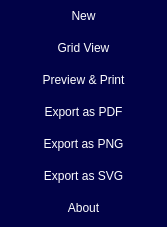
<?xml version="1.0" encoding="UTF-8"?>
<ui version="4.0">
 <class>MainMenu</class>
 <widget class="QWidget" name="MainMenu">
  <property name="geometry">
   <rect>
    <x>0</x>
    <y>0</y>
    <width>167</width>
    <height>227</height>
   </rect>
  </property>
  <property name="windowTitle">
   <string>Form</string>
  </property>
  <property name="styleSheet">
   <string notr="true">background-color: rgb(1, 2, 71);
border-style:none;
</string>
  </property>
  <layout class="QGridLayout" name="gridLayout">
   <property name="leftMargin">
    <number>0</number>
   </property>
   <property name="topMargin">
    <number>0</number>
   </property>
   <property name="rightMargin">
    <number>0</number>
   </property>
   <property name="bottomMargin">
    <number>0</number>
   </property>
   <property name="spacing">
    <number>0</number>
   </property>
   <item row="0" column="0">
    <widget class="QWidget" name="widget" native="true">
     <property name="styleSheet">
      <string notr="true">QPushButton
{
        color: rgb(255, 255, 255);
}

QPushButton::hover
{
border:2px solid;
border-color: rgb(234, 19, 19);
}
QPushButton::checked
{
background-color: rgb(252, 233, 79);
color:rgb(0,0,0);
}</string>
     </property>
     <layout class="QGridLayout" name="gridLayout_2">
      <property name="leftMargin">
       <number>0</number>
      </property>
      <property name="topMargin">
       <number>0</number>
      </property>
      <property name="rightMargin">
       <number>0</number>
      </property>
      <property name="bottomMargin">
       <number>0</number>
      </property>
      <property name="spacing">
       <number>0</number>
      </property>
      <item row="3" column="0">
       <widget class="QPushButton" name="pb_ExportPDF">
        <property name="sizePolicy">
         <sizepolicy hsizetype="Minimum" vsizetype="Fixed">
          <horstretch>0</horstretch>
          <verstretch>32</verstretch>
         </sizepolicy>
        </property>
        <property name="minimumSize">
         <size>
          <width>0</width>
          <height>32</height>
         </size>
        </property>
        <property name="maximumSize">
         <size>
          <width>16777215</width>
          <height>32</height>
         </size>
        </property>
        <property name="text">
         <string>Export as PDF</string>
        </property>
        <property name="shortcut">
         <string>Ctrl+E</string>
        </property>
       </widget>
      </item>
      <item row="5" column="0">
       <widget class="QPushButton" name="pb_ExportSvg">
        <property name="minimumSize">
         <size>
          <width>0</width>
          <height>32</height>
         </size>
        </property>
        <property name="maximumSize">
         <size>
          <width>16777215</width>
          <height>32</height>
         </size>
        </property>
        <property name="text">
         <string>Export as SVG</string>
        </property>
       </widget>
      </item>
      <item row="2" column="0">
       <widget class="QPushButton" name="pb_print">
        <property name="minimumSize">
         <size>
          <width>0</width>
          <height>32</height>
         </size>
        </property>
        <property name="maximumSize">
         <size>
          <width>16777215</width>
          <height>32</height>
         </size>
        </property>
        <property name="text">
         <string>Preview &amp;&amp; Print</string>
        </property>
        <property name="shortcut">
         <string>Ctrl+P</string>
        </property>
       </widget>
      </item>
      <item row="7" column="0">
       <spacer name="verticalSpacer">
        <property name="orientation">
         <enum>Qt::Vertical</enum>
        </property>
        <property name="sizeHint" stdset="0">
         <size>
          <width>20</width>
          <height>40</height>
         </size>
        </property>
       </spacer>
      </item>
      <item row="4" column="0">
       <widget class="QPushButton" name="pb_ExportPng">
        <property name="minimumSize">
         <size>
          <width>0</width>
          <height>32</height>
         </size>
        </property>
        <property name="maximumSize">
         <size>
          <width>16777215</width>
          <height>32</height>
         </size>
        </property>
        <property name="text">
         <string>Export as PNG</string>
        </property>
       </widget>
      </item>
      <item row="0" column="0">
       <widget class="QPushButton" name="pb_New">
        <property name="sizePolicy">
         <sizepolicy hsizetype="Preferred" vsizetype="Maximum">
          <horstretch>0</horstretch>
          <verstretch>32</verstretch>
         </sizepolicy>
        </property>
        <property name="minimumSize">
         <size>
          <width>0</width>
          <height>32</height>
         </size>
        </property>
        <property name="maximumSize">
         <size>
          <width>16777215</width>
          <height>32</height>
         </size>
        </property>
        <property name="text">
         <string>New</string>
        </property>
        <property name="iconSize">
         <size>
          <width>16</width>
          <height>16</height>
         </size>
        </property>
        <property name="shortcut">
         <string extracomment="Ctrl+N">Ctrl+N</string>
        </property>
       </widget>
      </item>
      <item row="1" column="0">
       <widget class="QPushButton" name="pb_GridView">
        <property name="sizePolicy">
         <sizepolicy hsizetype="Minimum" vsizetype="Fixed">
          <horstretch>0</horstretch>
          <verstretch>32</verstretch>
         </sizepolicy>
        </property>
        <property name="minimumSize">
         <size>
          <width>0</width>
          <height>32</height>
         </size>
        </property>
        <property name="maximumSize">
         <size>
          <width>16777215</width>
          <height>32</height>
         </size>
        </property>
        <property name="text">
         <string>Grid View</string>
        </property>
        <property name="shortcut">
         <string>Ctrl+G</string>
        </property>
        <property name="checkable">
         <bool>true</bool>
        </property>
        <property name="autoRepeat">
         <bool>false</bool>
        </property>
        <property name="autoDefault">
         <bool>false</bool>
        </property>
        <property name="default">
         <bool>false</bool>
        </property>
       </widget>
      </item>
      <item row="6" column="0">
       <widget class="QPushButton" name="pb_about">
        <property name="sizePolicy">
         <sizepolicy hsizetype="Minimum" vsizetype="Preferred">
          <horstretch>0</horstretch>
          <verstretch>32</verstretch>
         </sizepolicy>
        </property>
        <property name="minimumSize">
         <size>
          <width>0</width>
          <height>32</height>
         </size>
        </property>
        <property name="maximumSize">
         <size>
          <width>16777215</width>
          <height>32</height>
         </size>
        </property>
        <property name="text">
         <string>About</string>
        </property>
        <property name="shortcut">
         <string>Ctrl+A</string>
        </property>
       </widget>
      </item>
     </layout>
    </widget>
   </item>
  </layout>
 </widget>
 <resources/>
 <connections/>
</ui>
